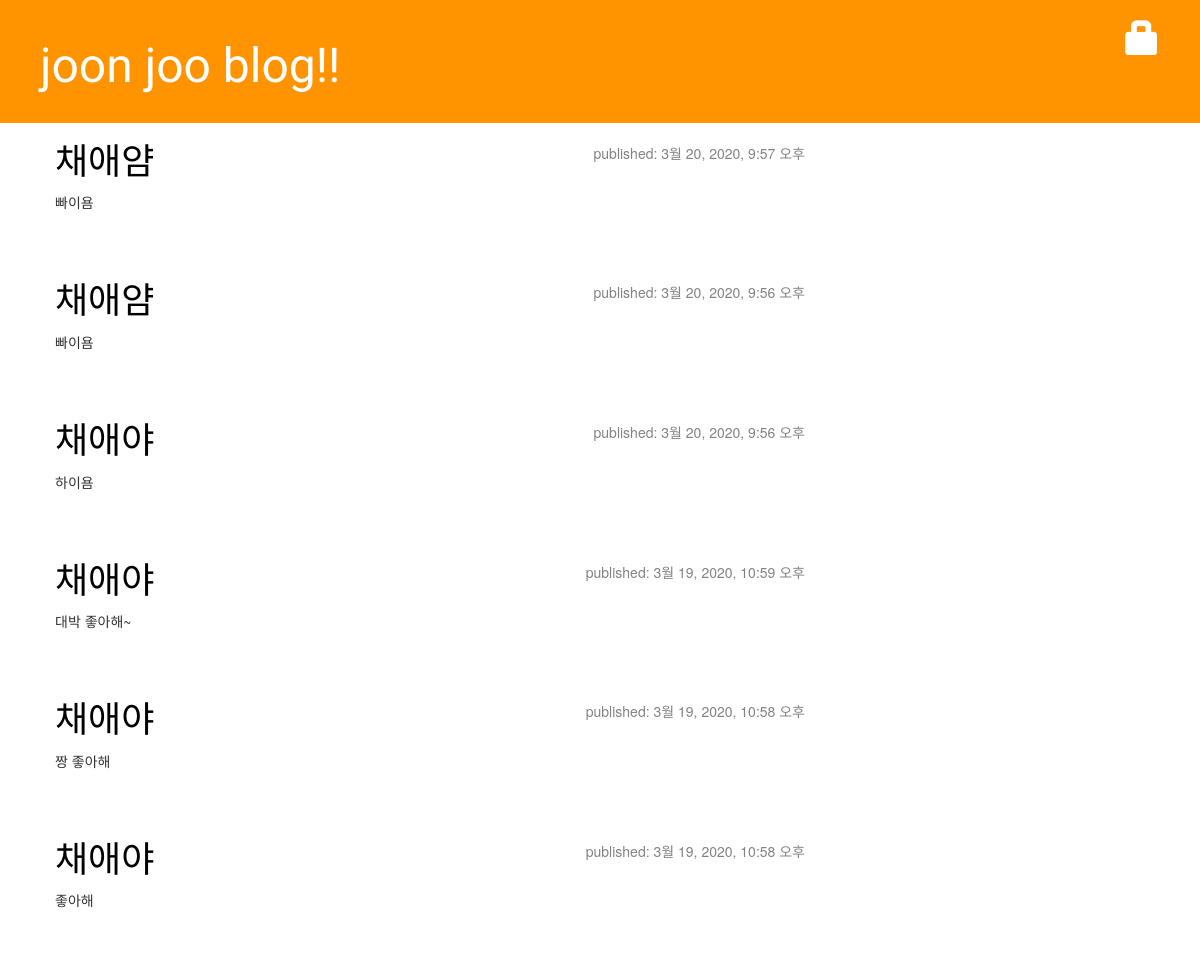
The app's page /, older data.
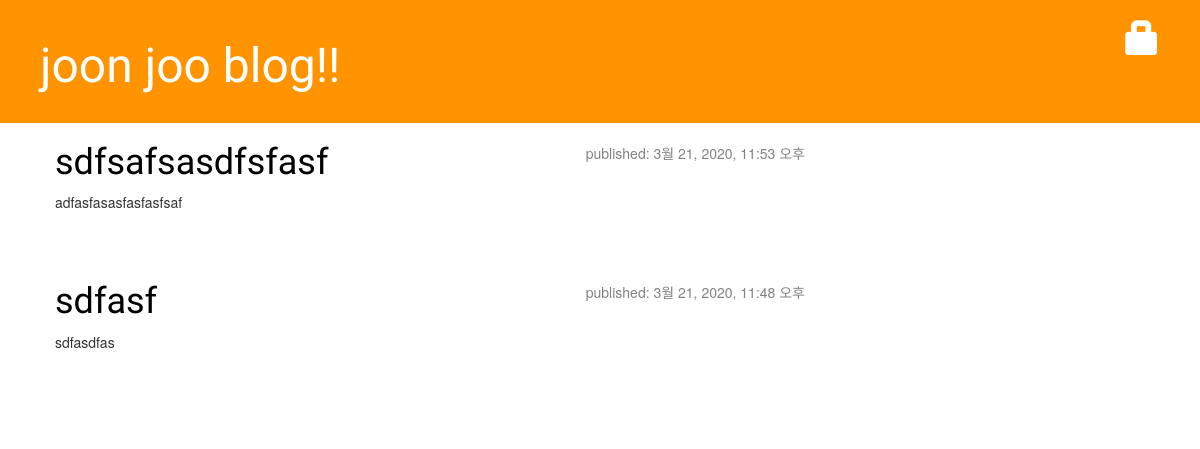
The same page, newer data.
### blog/models.py (models this page shows, shortened)
class Post(models.Model):
    author = models.ForeignKey(settings.AUTH_USER_MODEL, on_delete=models.CASCADE)
    title = models.CharField(max_length=200)
    text = models.TextField()
    created_date = models.DateTimeField(
            default=timezone.now)
    published_date = models.DateTimeField(
            blank=True, null=True)

### blog/views.py (the view)
# urls.py: path('', views.post_list, name='post_list'),
def post_list(request):
    posts = Post.objects.filter(published_date__lte=timezone.now()).order_by('-published_date')
    return render(request, 'blog/post_list.html', {'posts': posts})

### blog/templates/blog/post_list.html (shortened to what this page needs)
{% extends 'blog/base.html' %}
{% block content %}
    {% for post in posts %}
        <div class="post">
            <div class="date">
                <p>
                    published: {{ post.published_date }}
                </p>
            </div>
            <h1><a href="{% url 'post_detail' pk=post.pk %}">{{ post.title }}</a></h1>
            <p>{{ post.text|linebreaksbr }}</p>
        </div>
    {% endfor %}
{% endblock %}

Row changes from the older to the newer data that the page shows:
removed Post: published_date "3월 20, 2020, 9:57 오후", title "채애얌", text "빠이욤"
removed Post: published_date "3월 20, 2020, 9:56 오후", title "채애얌", text "빠이욤"
removed Post: published_date "3월 20, 2020, 9:56 오후", title "채애야", text "하이욤"
removed Post: published_date "3월 19, 2020, 10:59 오후", title "채애야", text "대박 좋아해~"
removed Post: published_date "3월 19, 2020, 10:58 오후", title "채애야", text "짱 좋아해"
removed Post: published_date "3월 19, 2020, 10:58 오후", title "채애야", text "좋아해"
added Post: published_date "3월 21, 2020, 11:53 오후", title "sdfsafsasdfsfasf", text "adfasfasasfasfasfsaf"
added Post: published_date "3월 21, 2020, 11:48 오후", title "sdfasf", text "sdfasdfas"
